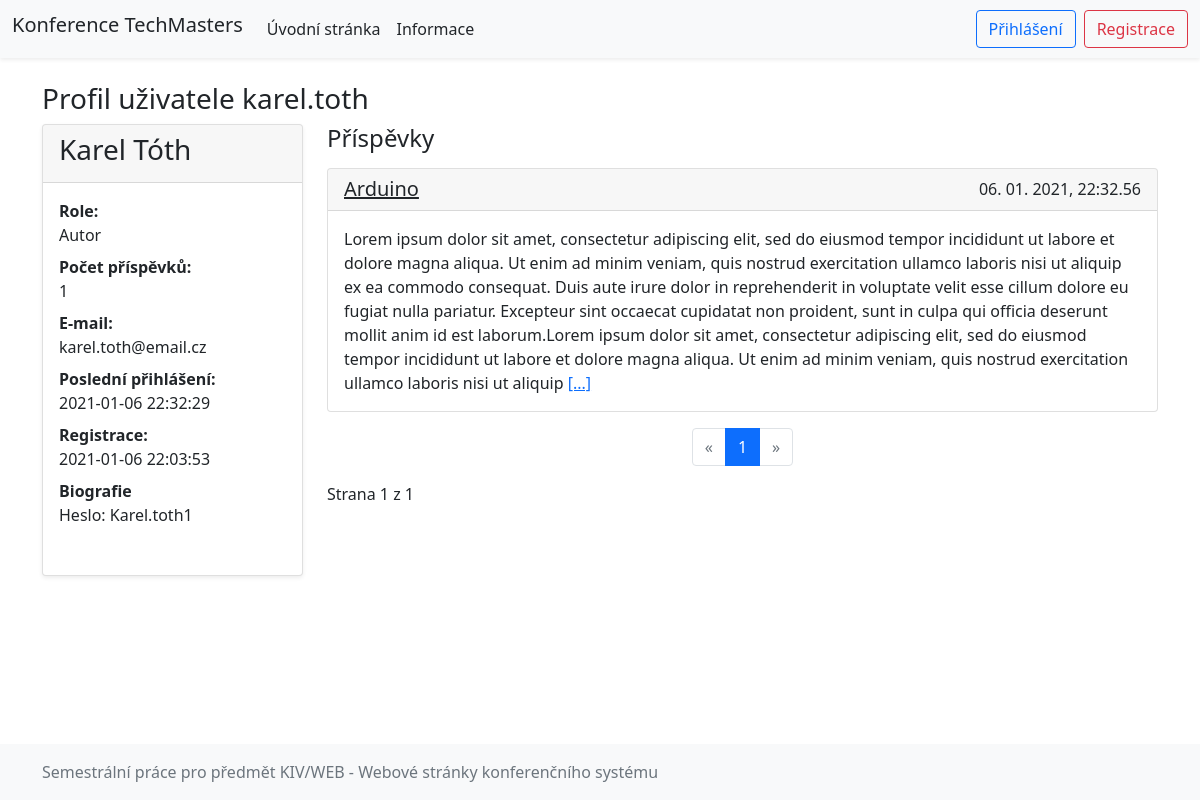
Screenshot of /?page=profile&user=karel.toth with the database file from the repository.
### tables this page shows
CREATE TABLE `users` (
  `id_user` int(11) NOT NULL AUTO_INCREMENT,
  `login` varchar(30) NOT NULL,
  `email` varchar(50) NOT NULL,
  `name` varchar(30) NOT NULL,
  `surname` varchar(30) NOT NULL,
  `password` varchar(60) NOT NULL,
  `bio` longtext DEFAULT NULL,
  `time_reg` timestamp NOT NULL DEFAULT current_timestamp(),
  `time_lastlogin` timestamp NOT NULL DEFAULT current_timestamp(),
  `id_role` int(11) NOT NULL DEFAULT 1,
  PRIMARY KEY (`id_user`)
);

CREATE TABLE `articles` (
  `id_article` int(11) NOT NULL AUTO_INCREMENT,
  `title` text NOT NULL,
  `abstract` longtext NOT NULL,
  `file` longblob NOT NULL,
  `time_posted` timestamp NOT NULL DEFAULT current_timestamp(),
  `state` int(1) NOT NULL DEFAULT 0,
  `id_author` int(11) NOT NULL,
  PRIMARY KEY (`id_article`),
  KEY `articles_ibfk_1` (`id_author`),
  CONSTRAINT `articles_ibfk_1` FOREIGN KEY (`id_author`) REFERENCES `users` (`id_user`) ON DELETE CASCADE
);

### app/ApplicationStart.class.php (called while the page is built, shortened)
<?php
class ApplicationStart {
    public function appStart(){
        if(isset($_GET["page"]) && array_key_exists($_GET["page"], WEB_PAGES)){
            $pageKey = $_GET["page"];
        } else {
            $pageKey = DEFAULT_WEB_PAGE_KEY;
        }
        $pageInfo = WEB_PAGES[$pageKey];
        $controller = new $pageInfo["controller_class_name"];
        $tplData = $controller->show($pageInfo["title"]);
        $view = new $pageInfo["view_class_name"];
        $view->printOutput($tplData, $pageInfo["template_type"]);
    }
}
?>

### www/index.php (called while the page is built, shortened)
<?php
require_once("../myAutoloader.inc.php");
$app = new ApplicationStart();
$app->appStart();
?>

### app/Models/DatabaseModel.class.php (called while the page is built, shortened)
<?php
class DatabaseModel {
    private static $database;
    private $pdo;
    private function __construct() {
        $this->pdo = new \PDO("mysql:host=".DB_SERVER.";dbname=".DB_NAME, DB_USER, DB_PASS);
        $this->pdo->exec("set names utf8");
    }
    public static function getDatabaseModel(){
        if(empty(self::$database)){
            self::$database = new DatabaseModel();
        }
        return self::$database;
    }
    public function getUserInfoByUserName(string $username) {
        $q = "SELECT * FROM " . TABLE_USERS . " WHERE login = :username";
        $res = $this->pdo->prepare($q);
        $res->bindParam(':username', $username);
        if($res->execute()) {
            return $res->fetchAll()[0];
        } else {
            return null;
        }
    }
    public function getUsersArticles(int $userId, $page = 1, $articlesPerPage = 10, int $abstractLength = 0, string $cond = "true") {
        $column = "SUBSTRING_INDEX(abstract, ' ', :length)";
        $q = "SELECT id_article, title, ".$column." as shortAbstract, state, time_posted FROM " . TABLE_ARTICLES . " WHERE id_author = :authorId AND " . $cond . " LIMIT :limit,:app;";
        $res = $this->pdo->prepare($q);
        if($abstractLength != 0) {
            $res->bindParam(":length", $abstractLength);
        }
        $limit = ($page-1)*$articlesPerPage;
        $res->bindParam(":app", $articlesPerPage, PDO::PARAM_INT);
        $res->bindParam(":limit", $limit, PDO::PARAM_INT);
        $res->bindParam(":authorId", $userId);
        if($res->execute()) {
            return $res->fetchAll();
        }
        return [];
    }
    public function getNumberOfUsersArticles($userId, $cond = "true"):int {
        $q = "SELECT COUNT(id_article) from " . TABLE_ARTICLES . " where id_author = :authorID AND " . $cond;
        $res = $this->pdo->prepare($q);
        $res->bindParam(":authorID", $userId);
        if($res->execute()) {
            return $res->fetch()[0];
        }
        return 0;
    }
}
?>

### app/Controllers/UserProfileController.class.php (called while the page is built, shortened)
<?php
class UserProfileController extends PageController {
    public function show(string $pageTitle): array {
        $tplData = parent::show($pageTitle);
        if(isset($_GET['user'])) {
            $userInfo = $this->db->getUserInfoByUserName($_GET['user']);
            $articleNumber = $this->db->getNumberOfUsersArticles($userInfo['id_user'], "state=1");
            $tplData['profileInfo'] = $userInfo;
            $tplData['userNumberArticles'] = $articleNumber;
            $app = 2;
            if(isset($_GET['p'])) {
                $tplData['page'] = htmlspecialchars($_GET['p']);
            } else {
                $tplData['page'] = 1;
            }
            $tplData['pages'] = ceil($articleNumber/$app);
            $tplData['articles'] = $this->db->getUsersArticles($userInfo['id_user'], $tplData['page'], $app, 100, "state=1");
        }
        return $tplData;
    }
}

### app/Controllers/PageController.class.php (called while the page is built, shortened)
<?php
class PageController implements IController {
    public function __construct() {
        $this->login = new UserLoginModel();
        $this->db = DatabaseModel::getDatabaseModel();
    }
    public function show(string $pageTitle): array {
        $tplData = Alerts::alertArray();
        $tplData['title'] = $pageTitle;
        return $tplData;
    }
}

### myAutoloader.inc.php (called while the page is built, shortened)
<?php
spl_autoload_register(function ($className){
    $className = str_replace(BASE_NAMESPACE_NAME, BASE_APP_DIR_NAME, $className);
    $fileName = dirname(__FILE__) ."/". $className;
    $fileName = str_replace('\\', '/', $fileName);
    foreach(FILE_EXTENSIONS as $ext) {
        if (file_exists($fileName . $ext)) {
            $fileName .= $ext;
            break;
        }
    }
});
?>

### app/Models/Roles.class.php (called while the page is built, shortened)
<?php
class Roles {
    public static function roleString(int $roleId):string {
        switch($roleId) {
            case Roles::ROLE_AUTHOR: return Roles::ROLE_AUTHOR_STRING;
        }
        return "";
    }
}

### app/Models/Alerts.class.php (called while the page is built, shortened)
<?php
class Alerts {
    public static function alertArray():array {
        $arr = [];
        $arr[self::ALERTS_SUCCESS] = [];
        $arr[self::ALERTS_WARNING] = [];
        $arr[self::ALERTS_DANGER] = [];
        return $arr;
    }
}

### app/Models/UserLoginModel.class.php (called while the page is built, shortened)
<?php
class UserLoginModel {
    private $ses;
    private $dUserName = "username";
    public function __construct() {
        require_once("UserSessionModel.class.php");
        $this->ses = new UserSessionModel();
    }
    public function isUserLogged():bool {
        return $this->ses->isSessionSet($this->dUserName);
    }
}

### app/Models/UserSessionModel.class.php (called while the page is built, shortened)
<?php
class UserSessionModel {
    public function isSessionSet(string $key):bool {
        return isset($_SESSION[$key]);
    }
}

### app/Views/TemplatePlain/UserProfileTemplate.tpl.php (the view, shortened to what this page needs)
<?php
global $tplData;
?>
<h3 class="h3"><?= $tplData['title'] . " " . $tplData['profileInfo']['login']; ?></h3>
<div class="row">
    <div class="col-lg-3">
        <div class="card mb-4 shadow-sm">
            <div class="card-header">
                <h3><?= $tplData['profileInfo']['name'] . " " . $tplData['profileInfo']['surname'] ?></h3>
            </div>
            <dl class="card-body">
                <dt>Role: </dt><dd><?= \konference\Models\Roles::roleString($tplData['profileInfo']['id_role']); ?></dd>
                <dt>Počet příspěvků: </dt><dd><?= $tplData['userNumberArticles']; ?></dd>
                <dt>E-mail: </dt><dd><?= $tplData['profileInfo']['email']; ?></dd>
                <dt>Poslední přihlášení: </dt><dd><?= $tplData['profileInfo']['time_lastlogin']; ?></dd>
                <dt>Registrace: </dt><dd><?= $tplData['profileInfo']['time_reg']; ?></dd>
                <?php if(!empty($tplData['profileInfo']['bio'])) { ?>
                <dt>Biografie</dt>
                <dd><?= \konference\Models\Utilities::printFormated($tplData['profileInfo']['bio']); ?></dd>
                <?php } ?>
            </dl>
        </div>
    </div>
    <div class="col-lg-9">
            <h4>Příspěvky</h4>
            <?php
            if(!empty($tplData['articles'])) {
                foreach ($tplData['articles'] as $article) {
                    echo '
                        <div class="card mt-3">
                            <div class="card-header">
                                <a href="?page=article&article=' . $article['id_article'] . '" class="h5 text-body card-link">' . $article['title'] . '</a>
                                <span class="float-end">' . date("d. m. Y, H:i.s", strtotime($article['time_posted'])) . '</span>
                            </div>
                            <div class="card-body">
                                ' . \konference\Models\Utilities::printUnformated($article['shortAbstract']) . ' <a href="?page=article&article='.$article['id_article'].'">[...]</a>
                            </div>
                        </div>
                    ';
                }
            } else {
                echo "<h5 class='text-center mt-3'>Uživatel nemá žádné publikované příspěvky</h5>";
            }
            ?>
        </div>
</div>

### rows the page displays
users: login "karel.toth", name "Karel", surname "Tóth", id_role "Autor", email "karel.toth@email.cz", time_lastlogin "2021-01-06 22:32:29", time_reg "2021-01-06 22:03:53", bio "Heslo: Karel.toth1"
articles: title "Arduino", time_posted "06. 01. 2021, 22:32.56", shortAbstract "Lorem ipsum dolor sit amet, consectetur adipiscing elit, sed do eiusmod tempor incididunt ut labore et dolore magna aliqua. Ut enim ad minim veniam, quis nostrud exercitation ullamco laboris nisi ut aliquip ex ea commodo consequat. Duis aute irure dolor in reprehenderit in voluptate velit esse cillum dolore eu fugiat nulla pariatur. Excepteur sint occaecat cupidatat non proident, sunt in culpa qui officia deserunt mollit anim id est laborum.Lorem ipsum dolor sit amet, consectetur adipiscing elit, sed do eiusmod tempor incididunt ut labore et dolore magna aliqua. Ut enim ad minim veniam, quis nostrud exercitation ullamco laboris nisi ut aliquip"

### other values shown
WEB_TITLE "Konference TechMasters"
WEB_PAGES['uvod']['title'] "Úvodní stránka"
WEB_PAGES['information']['title'] "Informace"
$tplData['title'] "Profil uživatele"
$tplData['userNumberArticles'] "1"
$page "1"
$pages "1"
